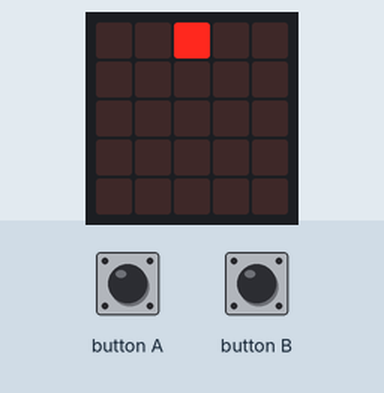
Simulated run of this program. Board: BBC micro:bit (MakeCode). Shown: the board's 5×5 LED display. Inputs (shaded band) come from the test bench.

Above: at 1.6 s.
1.7 s: button A pressed 5 times (0.12 s each, 0.3 s apart)
At 3.6 s:
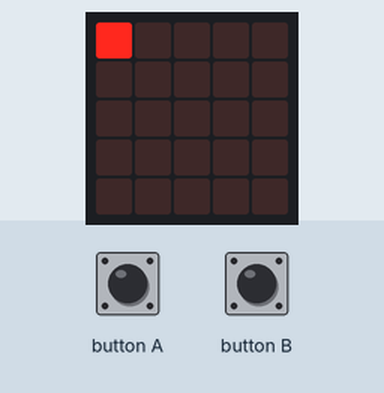
At 4.8 s:
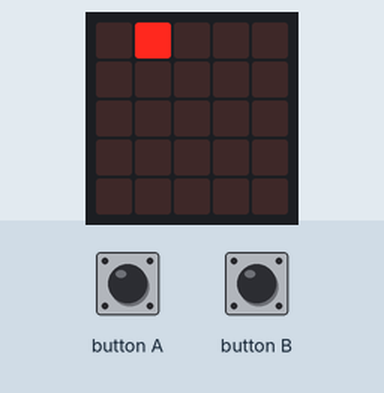
6.2 s: button B pressed for 0.15 s
At 8.4 s:
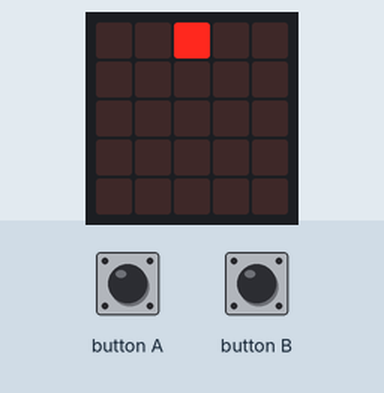
8.5 s: button A pressed for 0.15 s
Timing chart, 0 to 11.5 s (numbered marks = the images above; inputs shaded):
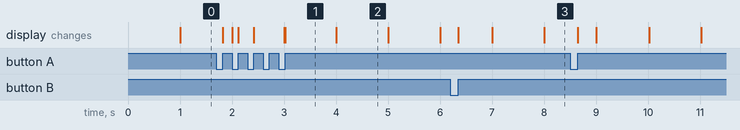

The program:

main.ts
```typescript
input.onButtonPressed(Button.A, function () {
    if (x >= 1) {
        led.unplot(x, 0)
        x += -1
        led.toggle(x, 0)
    }
})
input.onButtonPressed(Button.B, function () {
    if (x <= 3) {
        led.unplot(x, 0)
        x += 1
        led.toggle(x, 0)
    }
})
let x = 0
x = 0
led.plot(x, 0)
basic.forever(function () {
    while (x < 4) {
        led.unplot(x, 0)
        x += 1
        led.toggle(x, 0)
        basic.pause(1000)
    }
    while (x > 0) {
        led.unplot(x, 0)
        x += -1
        led.toggle(x, 0)
        basic.pause(1000)
    }
})
```

test.ts
```typescript
// les tests vont ici ; cela ne sera pas compilé si ce paquet est utilisé en tant qu'extension.
```

Measured:
- what the display in image 1 shows lasts 1.0 s, from 3.0 s to 4.0 s
